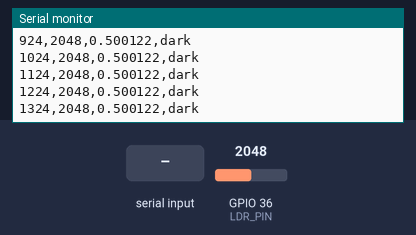
The sketch below on a simulated ESP32. On the bench: the last lines printed to the serial monitor. The inputs (shaded band) are chosen by the test bench; at power-on: GPIO 36 (LDR_PIN) = 2048 (analog values on the 0–4095 scale).

Above: at 1.4 s.
1.5 s: "dark\n" received over Serial
3.0 s: "normal\n" received over Serial
At 3.13 s:
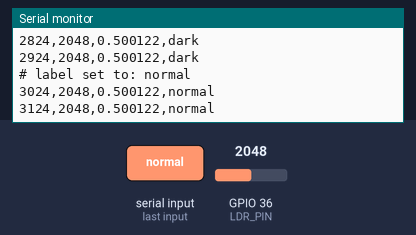
4.5 s: "bright\n" received over Serial
At 4.63 s:
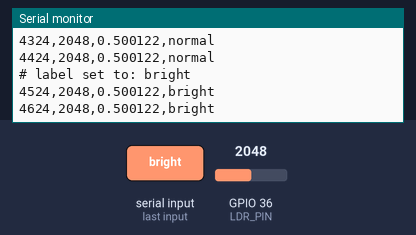
6.0 s: "label?\n" received over Serial
At 6.33 s:
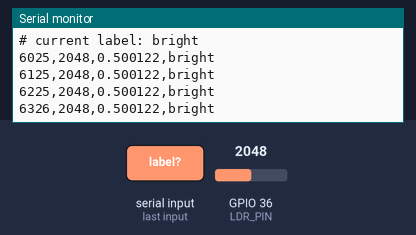
7.5 s: GPIO 36 (LDR_PIN) set to 2866
At 7.53 s:
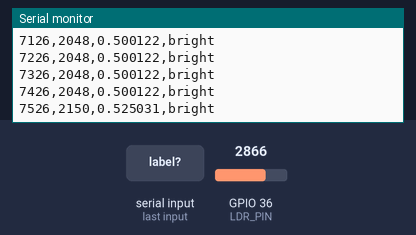
9.0 s: GPIO 36 (LDR_PIN) set to 3603
At 9.03 s:
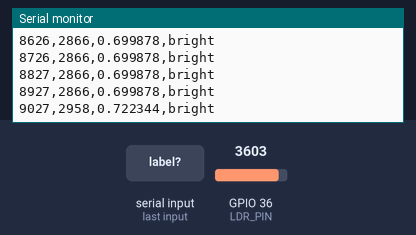
Timing chart, 0 to 11.5 s (numbered marks = the images above; inputs shaded):
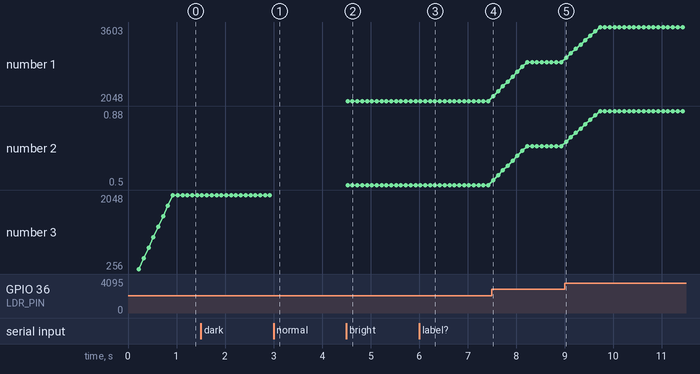

Measured:
- after the input at 3.0 s, the serial monitor: prints a new line at once (image 1)
- after the input at 4.5 s, the serial monitor: prints a new line at once (image 2)
- after the input at 6.0 s, the serial monitor: prints a new line at once (image 3)
- after the input at 7.5 s, the serial monitor: prints a new line at once (image 4)
- after the input at 9.0 s, the serial monitor: prints a new line at once (image 5)
- plotted number 1: 2048 → 2866 after the input at 7.5 s, 2866 → 3603 after the input at 9.0 s
- plotted number 2: 0.5 → 0.7 after the input at 7.5 s, 0.7 → 0.88 after the input at 9.0 s

The sketch:

esp32_ldr_logger_csv.ino
```cpp
#include <Arduino.h>

static const int LDR_PIN = 36;          // ADC1_CH0
static const uint32_t SAMPLE_MS = 100;  // sampling interval

// Moving average window (set 1 to disable smoothing)
static const int MA_WINDOW = 8;

int ma_buf[MA_WINDOW];
int ma_idx = 0;
long ma_sum = 0;

String current_label = "dark";  // default label

static inline float clamp01(float x) {
  if (x < 0.0f) return 0.0f;
  if (x > 1.0f) return 1.0f;
  return x;
}

int read_adc_ma() {
  int raw = analogRead(LDR_PIN);

  // moving average
  ma_sum -= ma_buf[ma_idx];
  ma_buf[ma_idx] = raw;
  ma_sum += raw;
  ma_idx = (ma_idx + 1) % MA_WINDOW;

  return (int)(ma_sum / MA_WINDOW);
}

void print_help() {
  Serial.println();
  Serial.println("=== ESP32 LDR CSV Logger ===");
  Serial.println("Commands (type then press Enter):");
  Serial.println("  dark    -> set label to dark");
  Serial.println("  normal  -> set label to normal");
  Serial.println("  bright  -> set label to bright");
  Serial.println("  label?  -> print current label");
  Serial.println("  header  -> print CSV header");
  Serial.println("  help    -> show this help");
  Serial.println();
  Serial.println("CSV format:");
  Serial.println("timestamp_ms,adc,normalized,label");
  Serial.println();
}

void setup() {
  Serial.begin(115200);
  delay(200);

  analogReadResolution(12); // 0..4095
  // optional: analogSetPinAttenuation(LDR_PIN, ADC_11db); // if your board supports this

  // init moving average buffer
  for (int i = 0; i < MA_WINDOW; i++) {
    ma_buf[i] = 0;
  }

  print_help();
  Serial.println("timestamp_ms,adc,normalized,label"); // CSV header
}

void handle_serial_commands() {
  if (!Serial.available()) return;

  String cmd = Serial.readStringUntil('\n');
  cmd.trim();
  cmd.toLowerCase();

  if (cmd == "dark" || cmd == "normal" || cmd == "bright") {
    current_label = cmd;
    Serial.printf("# label set to: %s\n", current_label.c_str());
  } else if (cmd == "label?") {
    Serial.printf("# current label: %s\n", current_label.c_str());
  } else if (cmd == "header") {
    Serial.println("timestamp_ms,adc,normalized,label");
  } else if (cmd == "help") {
    print_help();
  } else if (cmd.length() > 0) {
    Serial.printf("# unknown command: %s (type help)\n", cmd.c_str());
  }
}

void loop() {
  static uint32_t last_ms = 0;

  handle_serial_commands();

  uint32_t now = millis();
  if (now - last_ms < SAMPLE_MS) return;
  last_ms = now;

  int adc = read_adc_ma();
  float x = clamp01((float)adc / 4095.0f);

  // CSV row
  Serial.printf("%lu,%d,%.6f,%s\n",
                (unsigned long)now, adc, x, current_label.c_str());
}
```
